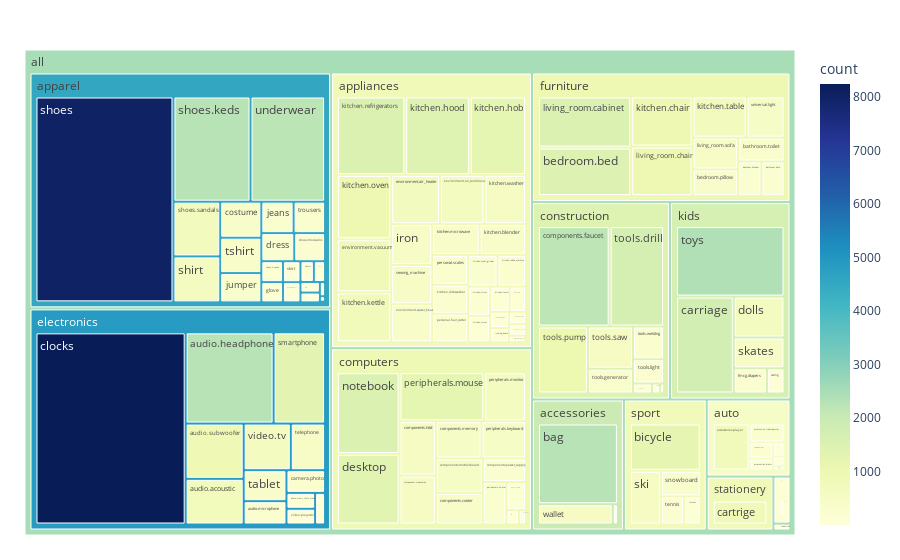

The notebook cell saved with this chart:
### Code cell
# Übersicht über die einzelnen Sub-Kategorien innerhalb ihrer Hauptkategorie.
category_counts = data_categories.drop_duplicates(subset='product_id').groupby(['main_category', 'sub_category']).size().reset_index(name='count')

fig = px.treemap(category_counts, path=[px.Constant("all"), 'main_category', 'sub_category'], values='count',
                  color='count', hover_data=['count'],
                  color_continuous_scale='YlGnBu',)
fig.update_layout(margin = dict(t=50, l=25, r=25, b=25))
fig.show()

### Figure 1 — Plotly figure (JSON) as saved in the notebook; plotly's stock layout.template omitted (floating-point values rounded to 4 significant figures; data arrays with more than 128 entries replaced by an {"elided": "..."} marker saying what was removed)
{"data": [{"branchvalues": "total", "customdata": {"elided": "143x2 float values"}, "domain": {"x": [0, 1], "y": [0, 1]}, "hovertemplate": "labels=%{label}<br>count_sum=%{value}<br>parent=%{parent}<br>id=%{id}<br>count=%{color}<extra></extra>", "ids": {"elided": "143 str values"}, "labels": {"elided": "143 str values"}, "marker": {"coloraxis": "coloraxis", "colors": {"elided": "143 float values"}}, "name": "", "parents": {"elided": "143 str values"}, "type": "treemap", "values": {"elided": "143 int values"}}], "layout": {"coloraxis": {"colorbar": {"title": {"text": "count"}}, "colorscale": [[0, "rgb(255,255,217)"], [0.125, "rgb(237,248,177)"], [0.25, "rgb(199,233,180)"], [0.375, "rgb(127,205,187)"], [0.5, "rgb(65,182,196)"], [0.625, "rgb(29,145,192)"], [0.75, "rgb(34,94,168)"], [0.875, "rgb(37,52,148)"], [1, "rgb(8,29,88)"]]}, "legend": {"tracegroupgap": 0}, "margin": {"b": 25, "l": 25, "r": 25, "t": 50}}}
